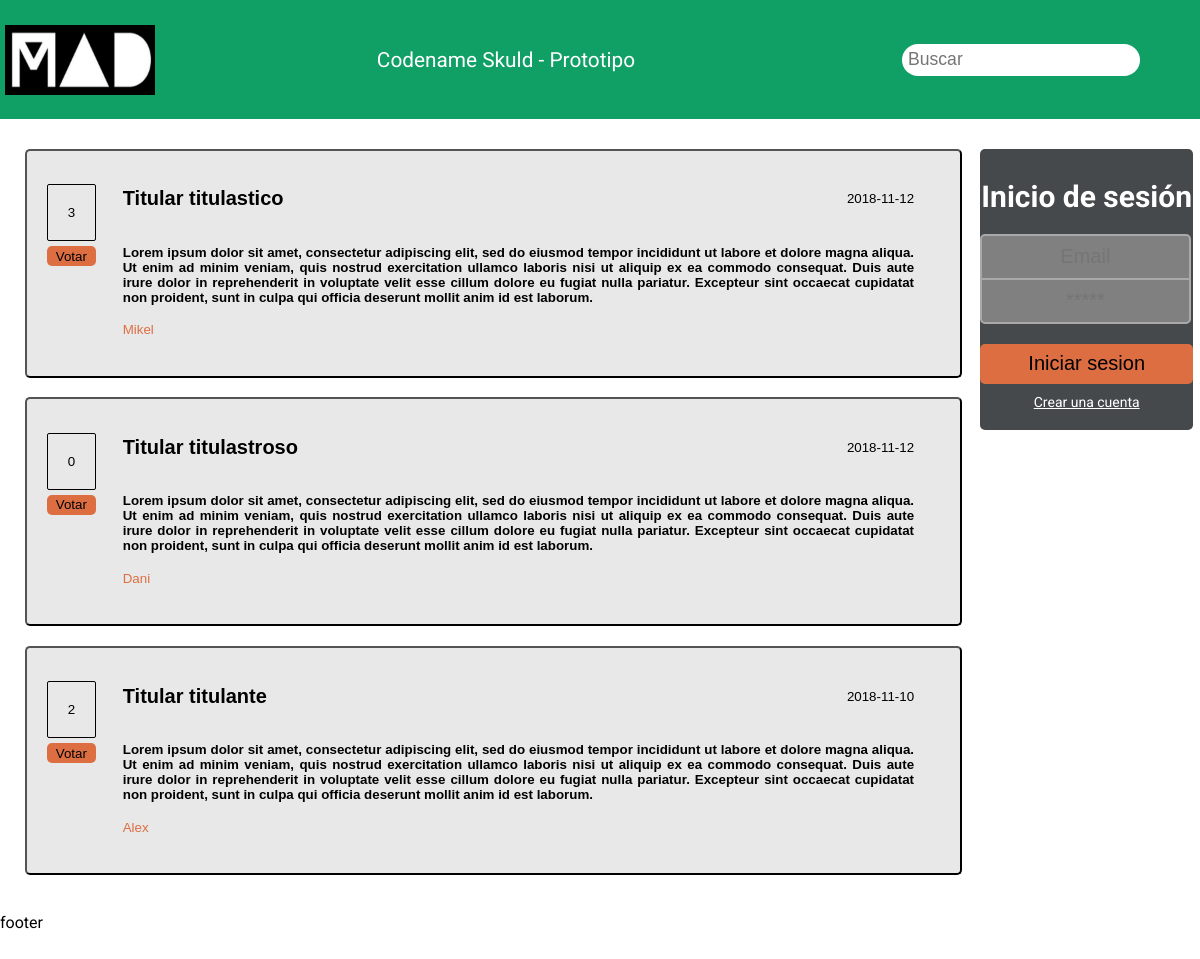
The page / on the database its author committed.
### tables this page shows
CREATE TABLE TEMAS(
  id_tema INT AUTO_INCREMENT,
  titulo varchar(35) NOT NULL,
  texto varchar(1000) NOT NULL,
  fecha date NOT NULL,
  id_usuario INT NOT NULL,
  PRIMARY KEY (id_tema),
  FOREIGN KEY (id_usuario)
        REFERENCES USUARIOS(id_usuario)
        ON DELETE CASCADE
);

CREATE TABLE USUARIOS (
  id_usuario INT AUTO_INCREMENT,
  nickname varchar(25) NOT NULL,
  password varchar(25) NOT NULL,
  email varchar(50) NOT NULL,
  nombre varchar(25) NOT NULL,
  apellidos varchar(50) NOT NULL,
  PRIMARY KEY (id_usuario)
);

### Web/controller/consultasBD.php (called while the page is built, shortened)
<?php
    function cargarTemas(){
        $conexion = conexionDb();
        $select = $conexion->prepare("SELECT t.id_tema as id_tema,titulo,texto,fecha,nickname,(SELECT count(id_valoracion) FROM VALORACIONES v WHERE t.id_tema=v.id_tema) as val from TEMAS t, USUARIOS u WHERE t.id_usuario=u.id_usuario;");
        $select->execute();
        $temas = array();
        while ($fila = $select->fetchObject()){
            $tema["id"]=$fila -> id_tema;
            $tema["titulo"]=$fila -> titulo;
            $tema["texto"]=$fila -> texto;
            $tema["fecha"]=$fila -> fecha;
            $tema["autor"]=$fila -> nickname;
            $tema["valoracion"]=$fila -> val;
           array_push($temas,$tema);
        }
        return $temas;
    }

### Web/pages/contenido.php (the view)
<form class="contenido" method="POST" action="contenido.php">
        <?php
        include_once 'controller/consultasBD.php';
        $temas = cargarTemas();
        foreach ($temas as $tema):?>
                <button type="submit" class="botonTema">
                    <div class="temaBox" id=<?= $tema["id"] ?>>
                        <div id=<?= "puntuacion",$tema['id'] ?>>
                            <p class="votos"><?= $tema["valoracion"] ?></p>
                            <input type="button" value="Votar" class="votarBTN">
                        </div>
                        <div>
                            <h2><?= $tema["titulo"] ?></h2>
                            <p><?= $tema["fecha"] ?></p>
                            <h4><?= $tema["texto"] ?></h4>
                            <a src="#"><?= $tema["autor"] ?></a>
                        </div>
                    </div>
                </button>
        <?php endforeach; ?>
</form>

### Web/index.php (shortened to what this page needs)
<!DOCTYPE html>
<html>
    <head>
        <link rel="stylesheet" href="./css/style.css" />
    </head>
    <body class="grid-container">
        <div class="header">
            <img class="logo" src="media/Logo.jpeg">
            <nav>
                <a href="#">Codename Skuld - Prototipo</a>
            </nav>
            <input class="search" type="text" placeholder="Buscar">
        </div>
        <div class="hide-scroll">
            <div class="main">
                <?php include 'pages/contenido.php' ?>
            </div>
        </div>
        <div class="sidebar">
            <div class="login">
                <h3>Inicio de sesión</h3>
                <form id="login" name="flogin" method="post">
                    <input class="inp" type="email" id="emailLogin" name="emailLogin" required placeholder="Email"><br>
                    <input class="inp" type="password" id="passwordLogin" name="passwordLogin" required" placeholder="*****"><br>
                    <input class="loginBTN" type="submit" value="Iniciar sesion">
                </form>
                <a href="pages/paginaRegistro.php">Crear una cuenta</a>
            </div>
        </div>
        <footer class="footer">
            footer
        </footer>
    </body>
</html>

### Web/css/style.css (style rules this page uses)
html, body { height: 100%; width: 100%; }
body { margin: 0; font-family: 'Roboto', Verdana, sans-serif; }
nav { align-self: center; }
nav a { color: white; margin-right: 50px; font-size: 130%; text-decoration: none; transition: .25s; }
.grid-container { display: grid; grid-template-areas: 'header header header' 'main main sidebar' 'footer footer footer'; grid-gap: 10px; grid-template-columns: 60% 20%; grid-template-rows: 12% 78% 7%; background-color: white; }
.header { grid-area: header; background-color: #10a066; display: flex; flex-wrap: wrap; justify-content: space-between; align-items: center; }
.logo { width: 150px; height: 70px; margin: 5px; }
.search { border-radius: 40px; margin-right: 60px; padding: 6px; font-size: 110%; border: none; height: 20px; }
.main { grid-area: main; overflow: auto; padding-top: 2%; padding-bottom: 2%; }
.contenido { display: flex; flex-direction: column; align-items: center; }
.botonTema { background-color: #e8e8e8; border-radius: 5px; padding: 10px; width: 95%; margin-bottom: 2%; }
.temaBox { display: flex; background-color: #e8e8e8; border-radius: 5px; padding: 10px; width: 95%; margin-bottom: 2%; }
.temaBox div:nth-child(1) { display: flex; flex-direction: column; align-items: center; text-align: center; margin-right: 2em; }
.temaBox div:nth-child(2) { display: flex; flex-direction: row; align-items: center; flex-wrap: wrap; justify-content: space-between; }
.temaBox h4,.respBox h4 { text-align: justify; }
.temaBox a,.respBox a { color: #dd6e42; }
.votos { border-radius: 2px; margin-bottom: 5px; padding: 20px; border: 1px solid black; }
.votarBTN { border-radius: 5px; border: none; background-color: #dd6e42; height: 20px; width: 100%; transition: .20s; }
.sidebar { grid-area: sidebar; }
.login { display: flex; flex-direction: column; width: 97%; background-color: #46494c; border-radius: 5px; justify-content: center; align-items: center; margin-top: 9%; }
.login h3 { color: white; text-align: center; font-size: 30px; margin-bottom: 20px; }
.inp { box-shadow: 0; background-color: grey; width: 95%; height: 40px; border: solid 2px darkgrey; font-size: 20px; color: white; border-radius: 5px; text-align: center; transition: all 250ms ease; }
.inp:first-of-type { margin-bottom: -2px; border-bottom-right-radius: 0px; border-bottom-left-radius: 0px; }
.inp:nth-of-type(2) { border-top-right-radius: 0px; border-top-left-radius: 0px; margin-bottom: 20px; }
.loginBTN { border-radius: 5px; border: none; background-color: #dd6e42; height: 40px; width: 100%; transition: .20s; font-size: 20px; }
.login a { margin-top: 10px; font-size: 14px; color: white; margin-bottom: 20px; }
.footer { grid-area: footer; }
.main { overflow: auto; max-height: 100%; margin-right: -100px; padding-right: 100px; height: 95%; }
.hide-scroll { overflow: hidden; width: 137%; }

### rows shown on the page
temas: valoracion "3", titulo "Titular titulastico", fecha "2018-11-12", texto "Lorem ipsum dolor sit amet, consectetur adipiscing elit, sed do eiusmod tempor incididunt ut labore et dolore magna aliqua. Ut enim ad minim veniam, quis nostrud exercitation ullamco laboris nisi ut aliquip ex ea commodo consequat. Duis aute irure dolor in reprehenderit in voluptate velit esse cillum dolore eu fugiat nulla pariatur. Excepteur sint occaecat cupidatat non proident, sunt in culpa qui officia deserunt mollit anim id est laborum.", id_usuario.nickname "Mikel"
temas: valoracion "0", titulo "Titular titulastroso", fecha "2018-11-12", texto "Lorem ipsum dolor sit amet, consectetur adipiscing elit, sed do eiusmod tempor incididunt ut labore et dolore magna aliqua. Ut enim ad minim veniam, quis nostrud exercitation ullamco laboris nisi ut aliquip ex ea commodo consequat. Duis aute irure dolor in reprehenderit in voluptate velit esse cillum dolore eu fugiat nulla pariatur. Excepteur sint occaecat cupidatat non proident, sunt in culpa qui officia deserunt mollit anim id est laborum.", id_usuario.nickname "Dani"
temas: valoracion "2", titulo "Titular titulante", fecha "2018-11-10", texto "Lorem ipsum dolor sit amet, consectetur adipiscing elit, sed do eiusmod tempor incididunt ut labore et dolore magna aliqua. Ut enim ad minim veniam, quis nostrud exercitation ullamco laboris nisi ut aliquip ex ea commodo consequat. Duis aute irure dolor in reprehenderit in voluptate velit esse cillum dolore eu fugiat nulla pariatur. Excepteur sint occaecat cupidatat non proident, sunt in culpa qui officia deserunt mollit anim id est laborum.", id_usuario.nickname "Alex"
